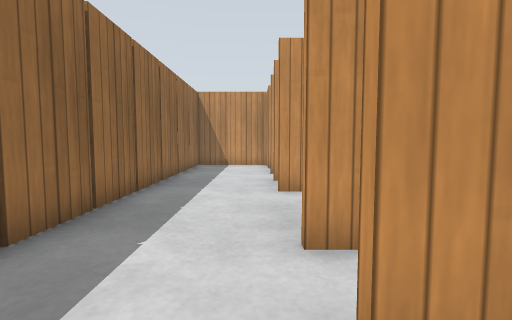
view 1 (above)

22 first-person views from a walk through a world built for the Gazebo simulator. The camera is 0.68 m above the floor, tilts 4° down and sees 85° across. The floor is counted in squares, 0.5 m on a side. Each view is taken from the middle of a square. On the plan, view 1 faces up. The plan holds only what a view shows up to about 13 squares ahead; the rest is blank. Simple patterns stand in for the simulator's built-in surfaces.

view 2
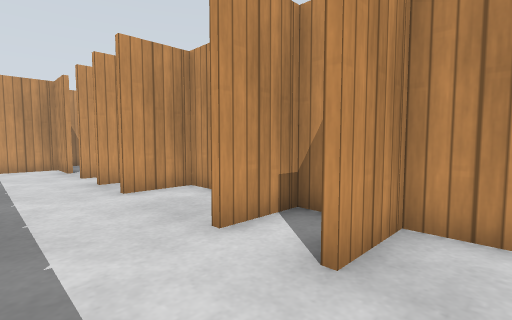

view 3
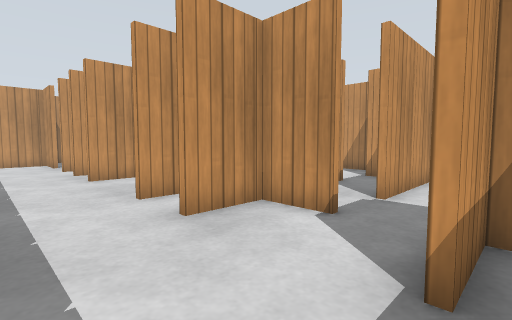

view 4
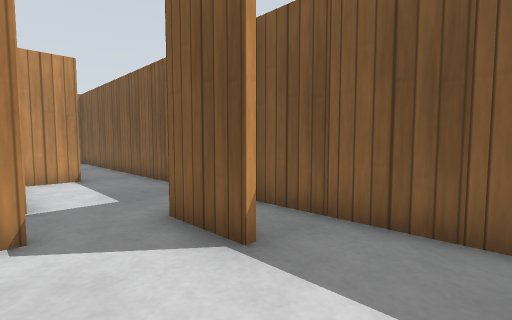

view 5
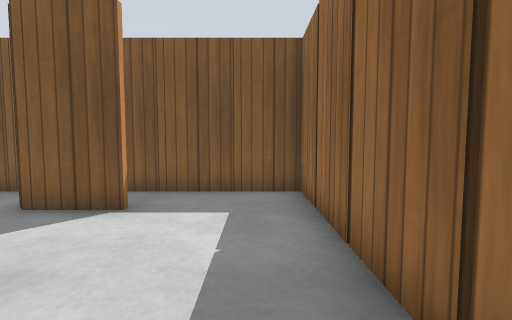

view 6
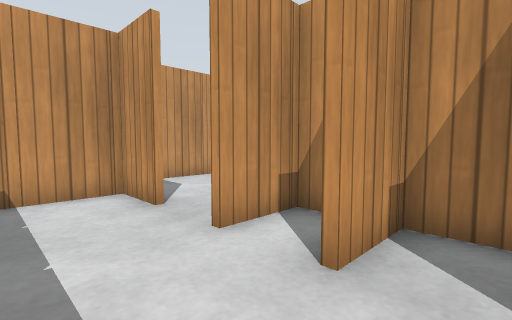

view 7
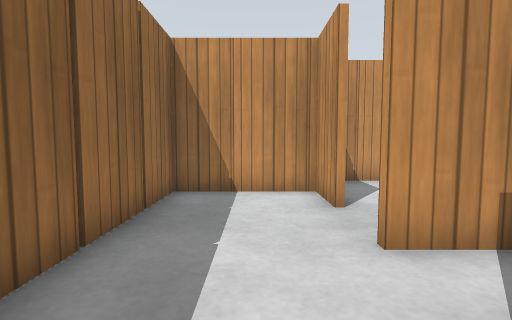

view 8
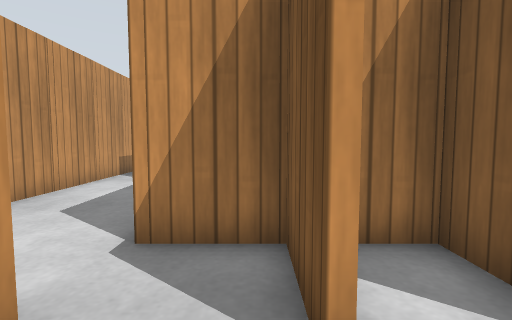

view 9
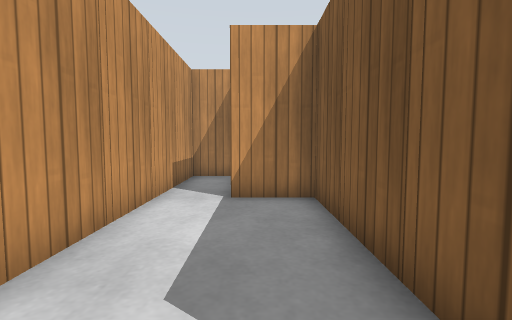

view 10
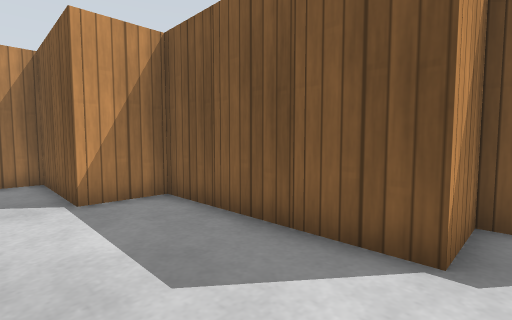

view 11
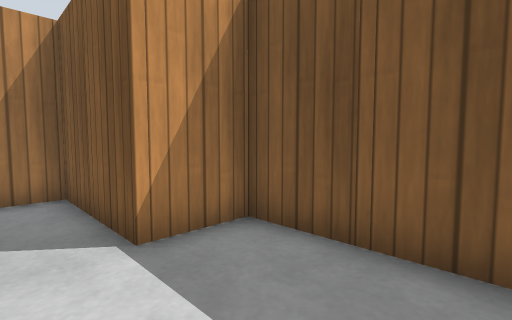

view 12
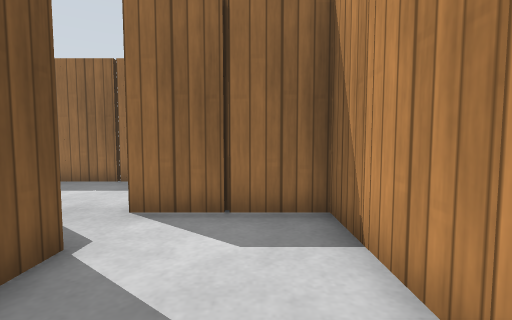

view 13
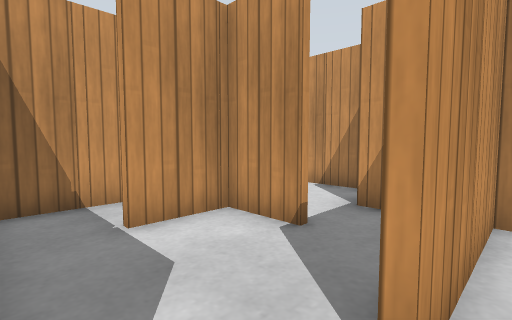

view 14
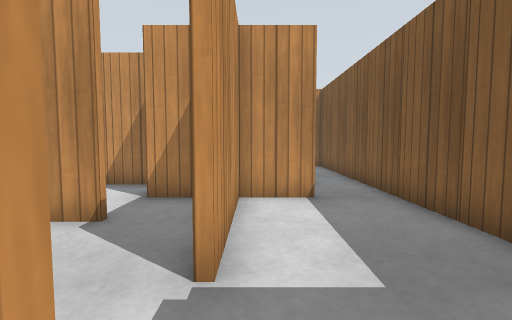

view 15
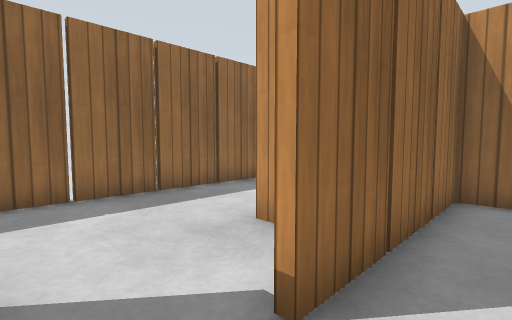

view 16
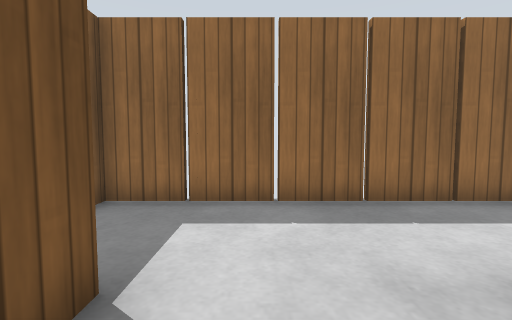

view 17
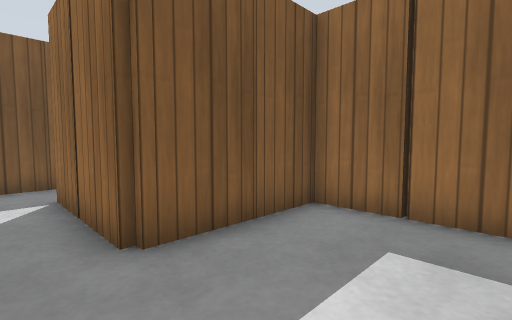

view 18
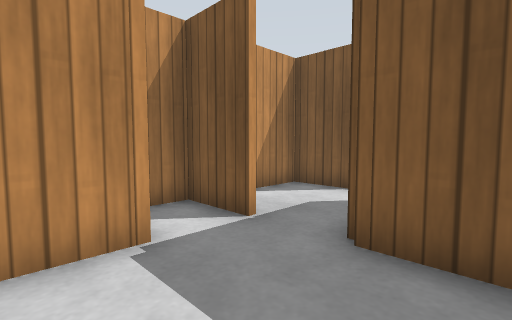

view 19
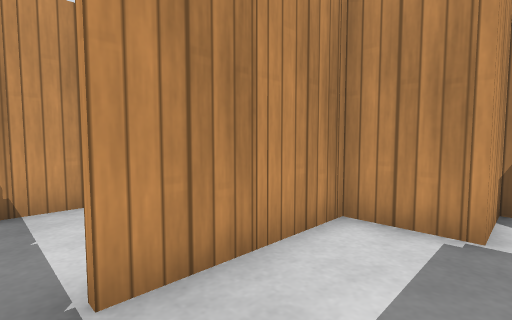

view 20
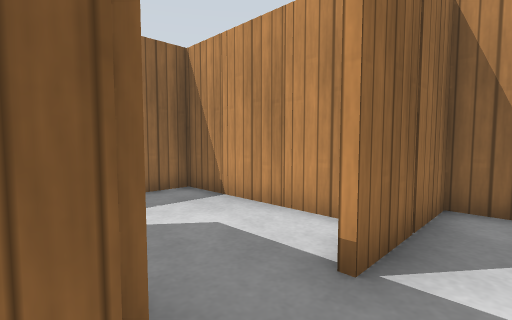

view 21
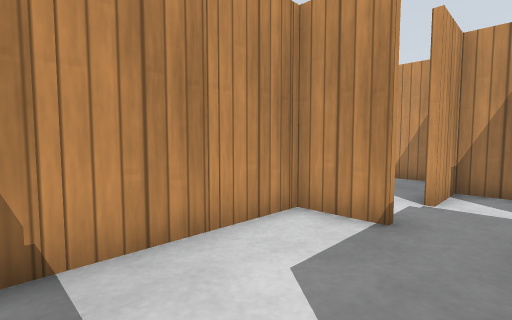

view 22
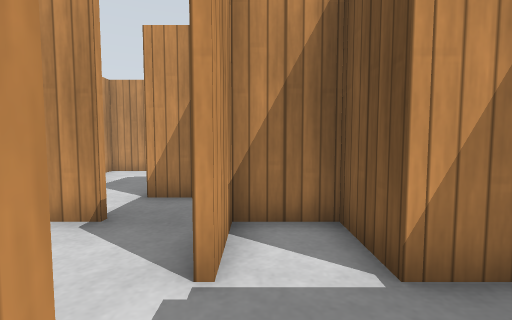

### Floor plan
Ten units are one square. View 1 is at (0, 0); x grows to the right and y downward. Boxes are objects, and circles mark ways between rooms. Rooms are numbered by the first view taken in them; rooms with no view inside come last. Other rooms are left out.
<svg viewBox="-40 -190 191 250">
<path fill="none" stroke="#000" d="M26 -62 26 -120M25 -74 5 -74M25 -14 5 -14M15 -96 25 -96M25 -94 5 -94M26 5 26 -34 5 -34M25 -114 5 -114M5 24 25 24M25 26 5 26M6 -135 6 -154 -32 -154 -32 44 15 44M54 -136 65 -136M74 -136 85 -136M86 -134 86 -156 105 -156M26 -136 45 -136M114 -156 125 -156M126 -164 126 -174 8 -174 8 -135M66 -15 66 -34 45 -34M85 6 45 6M65 44 85 44M86 25 86 -16M45 -54 28 -54M28 -59 28 5M28 -89 28 -59M54 -56 65 -56M86 -115 86 -134M85 -56 105 -56M28 -56 45 -56M105 -74 86 -74 86 -94 45 -94M85 -134 28 -134 28 -124M126 -104 126 -114 105 -114M106 -71 106 -96 125 -96M88 -95 88 -90M126 -135 126 -145M99 -154 88 -154 88 -115M146 -125 146 -136M106 -24 106 -42M86 -16 95 -16M68 -55 68 -15M5 -116 25 -116M26 -120 26 -136"/>
<rect x="-35" y="15" width="10" height="10" fill="#bbb"><title>wooden post</title></rect>
<rect x="-35" y="-5" width="10" height="10" fill="#bbb"><title>wooden post</title></rect>
<rect x="-35" y="-25" width="10" height="10" fill="#bbb"><title>wooden post</title></rect>
<rect x="-35" y="-45" width="10" height="10" fill="#bbb"><title>wooden post</title></rect>
<rect x="-35" y="-65" width="10" height="10" fill="#bbb"><title>wooden post</title></rect>
<rect x="-35" y="-85" width="10" height="10" fill="#bbb"><title>wooden post</title></rect>
<rect x="-35" y="-105" width="10" height="10" fill="#bbb"><title>wooden post</title></rect>
<rect x="-35" y="-125" width="10" height="10" fill="#bbb"><title>wooden post</title></rect>
<rect x="-35" y="-145" width="10" height="10" fill="#bbb"><title>wooden post</title></rect>
<rect x="-25" y="45" width="10" height="10" fill="#bbb"><title>wooden post</title></rect>
<rect x="-15" y="-165" width="10" height="10" fill="#bbb"><title>wooden post</title></rect>
<rect x="-5" y="45" width="10" height="10" fill="#bbb"><title>wooden post</title></rect>
<rect x="-5" y="-155" width="10" height="10" fill="#bbb"><title>wooden post</title></rect>
<rect x="15" y="-15" width="10" height="10" fill="#bbb"><title>wooden post</title></rect>
<rect x="15" y="-35" width="10" height="10" fill="#bbb"><title>wooden post</title></rect>
<rect x="15" y="-75" width="10" height="10" fill="#bbb"><title>wooden post</title></rect>
<rect x="15" y="-95" width="10" height="10" fill="#bbb"><title>wooden post</title></rect>
<rect x="15" y="-115" width="10" height="10" fill="#bbb"><title>wooden post</title></rect>
<rect x="5" y="-165" width="10" height="10" fill="#bbb"><title>wooden post</title></rect>
<rect x="25" y="-185" width="10" height="10" fill="#bbb"><title>wooden post</title></rect>
<rect x="35" y="-145" width="20" height="20" fill="#bbb"><title>wooden post</title></rect>
<rect x="45" y="-185" width="10" height="10" fill="#bbb"><title>wooden post</title></rect>
<rect x="65" y="-145" width="10" height="10" fill="#bbb"><title>wooden post</title></rect>
<rect x="65" y="-185" width="10" height="10" fill="#bbb"><title>wooden post</title></rect>
<rect x="85" y="-185" width="10" height="10" fill="#bbb"><title>wooden post</title></rect>
<rect x="105" y="-185" width="10" height="10" fill="#bbb"><title>wooden post</title></rect>
<rect x="115" y="-175" width="10" height="10" fill="#bbb"><title>other object</title></rect>
<rect x="25" y="15" width="10" height="10" fill="#bbb"><title>wooden post</title></rect>
<rect x="25" y="-25" width="10" height="10" fill="#bbb"><title>wooden post</title></rect>
<rect x="25" y="-45" width="10" height="10" fill="#bbb"><title>wooden post</title></rect>
<rect x="35" y="45" width="10" height="10" fill="#bbb"><title>wooden post</title></rect>
<rect x="55" y="45" width="10" height="10" fill="#bbb"><title>wooden post</title></rect>
<rect x="55" y="-35" width="10" height="10" fill="#bbb"><title>wooden post</title></rect>
<rect x="65" y="-5" width="10" height="10" fill="#bbb"><title>wooden post</title></rect>
<rect x="75" y="45" width="10" height="10" fill="#bbb"><title>wooden post</title></rect>
<rect x="75" y="5" width="10" height="10" fill="#bbb"><title>wooden post</title></rect>
<rect x="25" y="-85" width="10" height="10" fill="#bbb"><title>wooden post</title></rect>
<rect x="25" y="-105" width="10" height="10" fill="#bbb"><title>wooden post</title></rect>
<rect x="25" y="-125" width="10" height="10" fill="#bbb"><title>wooden post</title></rect>
<rect x="45" y="-65" width="10" height="10" fill="#bbb"><title>wooden post</title></rect>
<rect x="65" y="-65" width="10" height="10" fill="#bbb"><title>wooden post</title></rect>
<rect x="65" y="-105" width="10" height="10" fill="#bbb"><title>wooden post</title></rect>
<rect x="75" y="-135" width="10" height="10" fill="#bbb"><title>wooden post</title></rect>
<rect x="95" y="-75" width="10" height="10" fill="#bbb"><title>wooden post</title></rect>
<rect x="85" y="-105" width="10" height="10" fill="#bbb"><title>wooden post</title></rect>
<rect x="85" y="-145" width="10" height="10" fill="#bbb"><title>wooden post</title></rect>
<rect x="95" y="-165" width="20" height="20" fill="#bbb"><title>wooden post</title></rect>
<rect x="115" y="-155" width="10" height="10" fill="#bbb"><title>wooden post</title></rect>
<rect x="125" y="-125" width="10" height="10" fill="#bbb"><title>wooden post</title></rect>
<rect x="65" y="-45" width="10" height="10" fill="#bbb"><title>wooden post</title></rect>
<rect x="95" y="-55" width="10" height="10" fill="#bbb"><title>wooden post</title></rect>
<circle cx="30" cy="10" r="3" fill="#2a7"/>
<circle cx="10" cy="-130" r="3" fill="#2a7"/>
<circle cx="20" cy="-140" r="3" fill="#2a7"/>
<circle cx="80" cy="-20" r="3" fill="#2a7"/>
<circle cx="90" cy="-110" r="3" fill="#2a7"/>
<circle cx="80" cy="-50" r="3" fill="#2a7"/>
<circle cx="100" cy="-120" r="3" fill="#2a7"/>
<text x="-10" y="-50">1</text>
<text x="60" y="-160">2</text>
<text x="50" y="10">3</text>
<text x="60" y="-90">4</text>
<text x="100" y="-100">5</text>
<text x="110" y="-140">6</text>
<text x="90" y="-40">7</text>
<text x="10" y="-130">8</text>
</svg>
Room 1 opens to room 3. Room 1 opens to room 8. Room 2 opens to room 8. Room 3 opens to room 7. Room 4 opens to room 5. Room 4 opens to room 7. Room 5 opens to room 6.

Where each view was taken, in squares from view 1:
view 1: 0 up, 0 right, facing up
view 2: 0 up, 2 left, facing up-right
view 3: 3 down, 2 left, facing up-right
view 4: 0 up, 2 left, facing down-right
view 5: 3 up, 2 left, facing down
view 6: 8 up, 2 left, facing up-right
view 7: 8 up, 1 left, facing up
view 8: 12 up, 1 left, facing right
view 9: 15 up, 2 right, facing right
view 10: 17 up, 2 right, facing down-right
view 11: 17 up, 5 right, facing down-right
view 12: 16 up, 6 right, facing left
view 13: 1 down, 3 right, facing up-right
view 14: 1 down, 2 right, facing right
view 15: 2 down, 4 right, facing up-left
view 16: 1 down, 3 right, facing left
view 17: 9 up, 8 right, facing down-left
view 18: 9 up, 5 right, facing down-right
view 19: 7 up, 4 right, facing up-right
view 20: 9 up, 10 right, facing up-left
view 21: 10 up, 4 right, facing up-right
view 22: 11 up, 8 right, facing right
